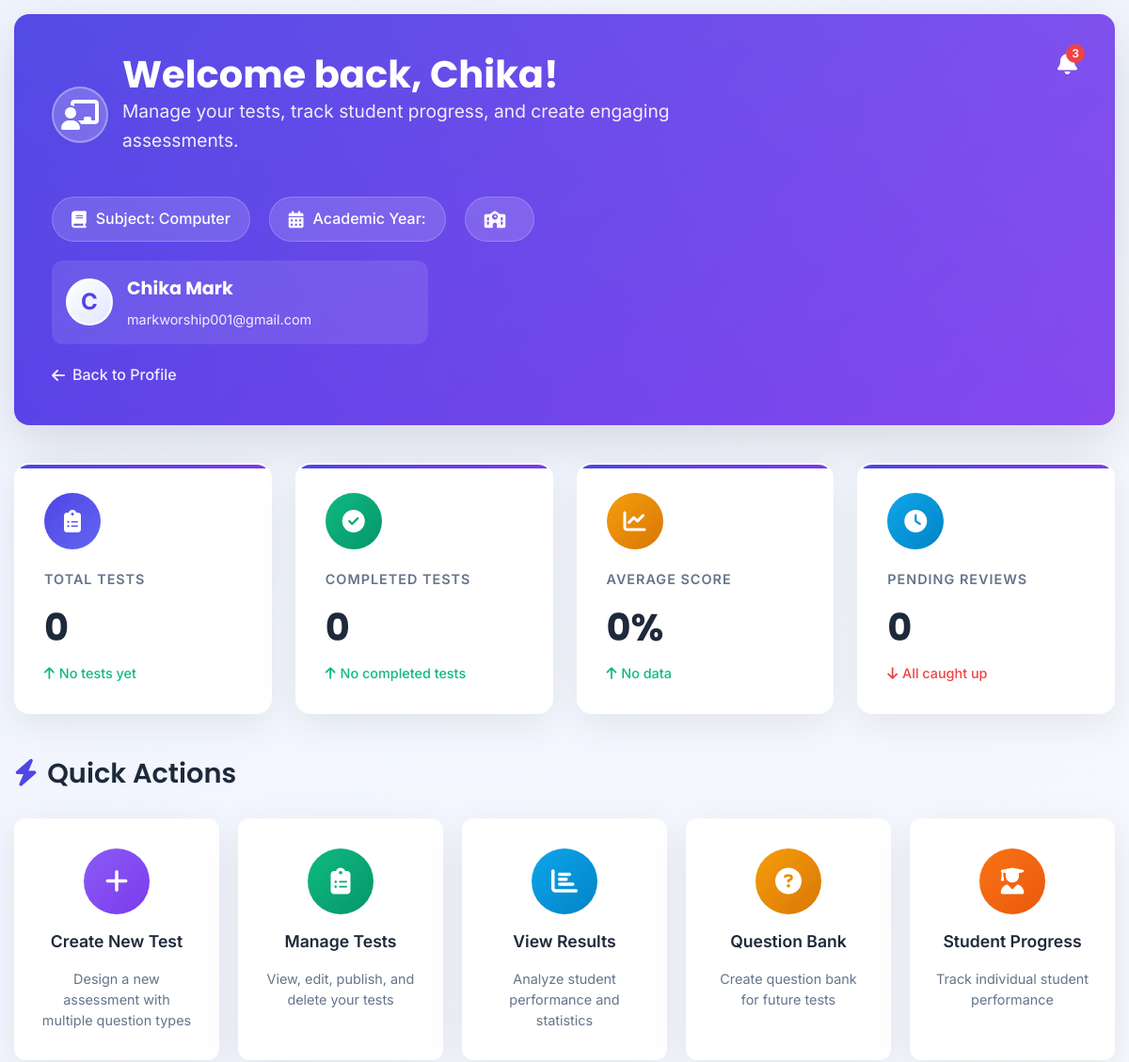
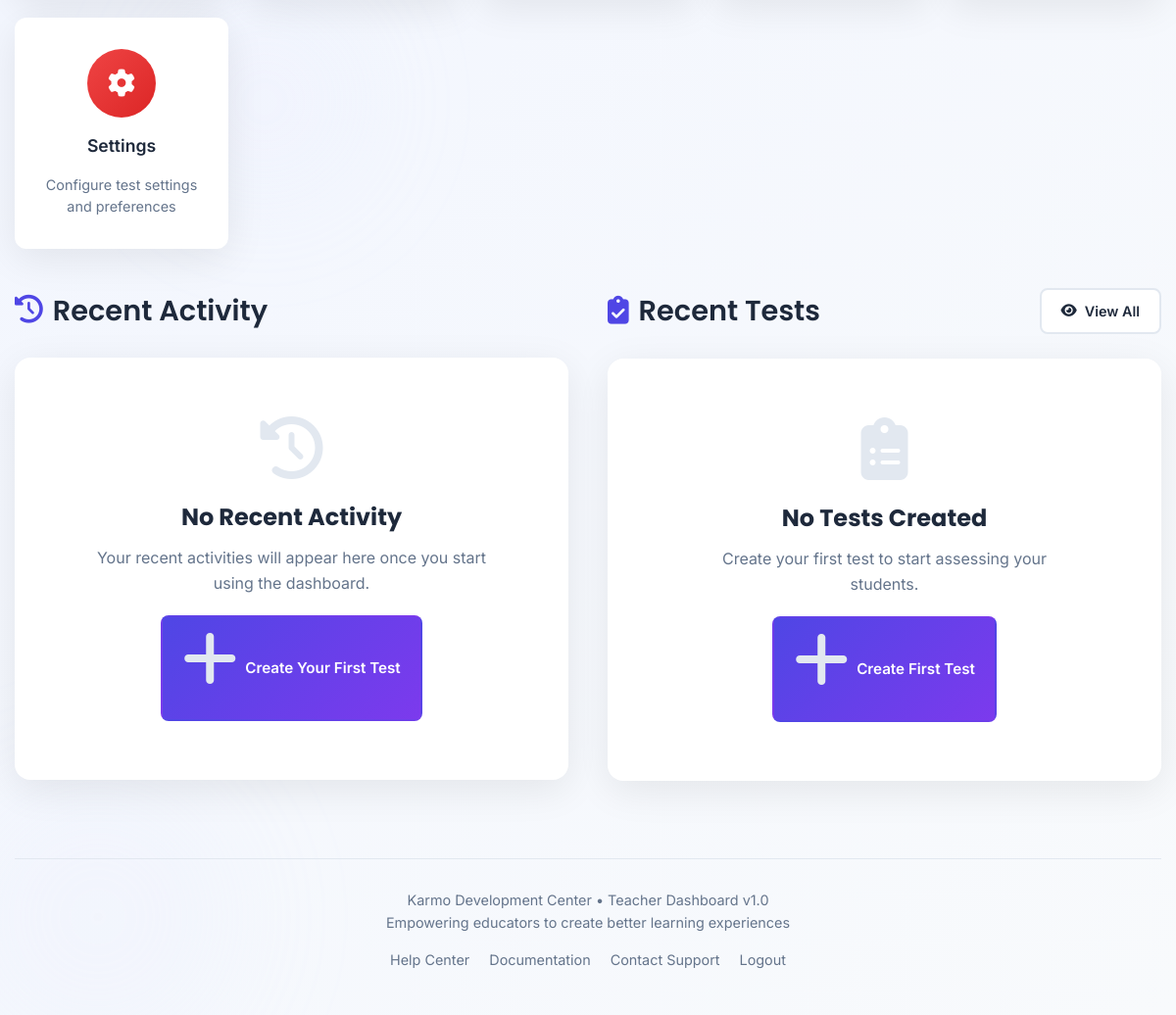
The page /api/exams/teacher_dashboard/ (signed in) on the database its author committed (2 pictures, top to bottom).
### teachers_users2_management/models.py (models this page shows)
class Teacher(models.Model):
  id = models.UUIDField(primary_key=True, default=uuid.uuid4, editable=False)
  user = models.ForeignKey(settings.AUTH_USER_MODEL, on_delete=models.CASCADE)
  subject = models.CharField(max_length=230)
  is_active = models.BooleanField(default=True)
  date_added = models.DateField(auto_now=True)

### users/models.py (models this page shows)
class User(AbstractBaseUser, PermissionsMixin):
  STATUS_ROLE = [
    ("student", "Student"),
    ("teacher", "Teacher"),
    ("admin", "Admin"),
    ("user", "User"),
  ]
  id = models.UUIDField(primary_key=True, default=uuid.uuid4, editable=False)
  first_name = models.CharField(max_length=230)
  last_name = models.CharField(max_length=230)
  email = models.EmailField(unique=True)
  role = models.CharField(max_length=230, choices=STATUS_ROLE, default="user")
  is_active = models.BooleanField(default=True)
  date_added = models.DateField(auto_now=True)
  objects = UserManager()
  active = ActiveManager()
  USERNAME_FIELD = "email"
  REQUIRED_FIELDS = ["first_name", "last_name"]

### teachers_users2_management/views.py (the view)
# urls.py: path("teacher_dashboard/", views.teachers_dashboard, name="teacher_dashboard"),
@login_required
def teachers_dashboard(request):
  if Profile.objects.get(user=request.user).role != "teacher":
    messages.error(request, "You can not access this dashboard")
    return redirect("profile")
  try:
    teacher = models.Teacher.objects.get(user=request.user)
  except models.Teacher.DoesNotExist:
    teacher = None
  return render(request, "teachers_dashboard.html", {"teacher": teacher})

### templates/teachers_dashboard.html (shortened to what this page needs)
{% load static %}
<!DOCTYPE html>
<html lang="en">
  <head>
    <link
      rel="stylesheet"
      href="https://cdnjs.cloudflare.com/ajax/libs/font-awesome/6.4.0/css/all.min.css"
    />
  </head>
  <body>
    <div class="bg-animation">
      <div class="bg-circle circle-1"></div>
      <div class="bg-circle circle-2"></div>
      <div class="bg-circle circle-3"></div>
    </div>
    <div class="teacher-container">
      <header class="dashboard-header">
        <div class="header-overlay"></div>
        <div class="header-content">
          <div class="teacher-info">
            <div class="teacher-welcome">
              <i class="fas fa-chalkboard-teacher"></i>
              <div>
                <h1>
                  {% if teacher %} Welcome back, {{ teacher.user.first_name }}!
                  {% else %} Welcome, Teacher! {% endif %}
                </h1>
                <p class="teacher-subtitle">
                  Manage your tests, track student progress, and create engaging
                  assessments.
                </p>
              </div>
            </div>
            <div class="teacher-meta">
              {% if teacher %}
              <div class="meta-badge">
                <i class="fas fa-book"></i>
                <span>
                  {% if teacher.subject %} Subject: {{ teacher.subject }}
                  {% else %} Subject: Not specified {% endif %}
                </span>
              </div>
              <div class="meta-badge">
                <i class="fas fa-calendar-alt"></i>
                <span>
                  {% if teacher.school_year %} Academic Year: {{ teacher.school_year }}
                  {% else %} Academic Year: {{ current_year }} {% endif %}
                </span>
              </div>
              <div class="meta-badge">
                <i class="fas fa-school"></i>
              </div>
              {% endif %}
            </div>
            {% if teacher %}
            <div class="profile-summary">
              <div class="profile-avatar">
                {{ teacher.user.first_name|first|upper }}
              </div>
              <div class="profile-details">
                <h4>
                  {{ teacher.user.first_name }} {{ teacher.user.last_name }}
                </h4>
                <p>{{ teacher.user.email }}</p>
              </div>
            </div>
            {% endif %}
            <a href="{% url 'profile' %}" class="back-link">
              <i class="fas fa-arrow-left"></i>
              Back to Profile
            </a>
          </div>
          <div class="notification-badge">
            <i
              class="fas fa-bell"
              style="font-size: 24px; color: white; cursor: pointer"
            ></i>
            <span class="badge">3</span>
          </div>
        </div>
      </header>
      <div class="stats-grid">
        <div class="stat-card">
          <div class="stat-icon">
            <i class="fas fa-clipboard-list"></i>
          </div>
          <div class="stat-content">
            <h3>Total Tests</h3>
            <div class="stat-value">
              {% if teacher.test_set.count %} {{ teacher.test_set.count }}
              {% else %} 0 {% endif %}
            </div>
            <div class="stat-trend trend-up">
              <i class="fas fa-arrow-up"></i>
              <span>
                {% if teacher.test_set.count > 0 %} {{ teacher.test_set.count }}
                active {% else %} No tests yet {% endif %}
              </span>
            </div>
          </div>
        </div>
        <div class="stat-card">
          <div class="stat-icon">
            <i class="fas fa-check-circle"></i>
          </div>
          <div class="stat-content">
            <h3>Completed Tests</h3>
            <div class="stat-value">
              {% if teacher.completed_tests_count %} {{
              teacher.completed_tests_count }} {% else %} 0 {% endif %}
            </div>
            <div class="stat-trend trend-up">
              <i class="fas fa-arrow-up"></i>
              <span>
                {% if teacher.completed_tests_count %} {{
                teacher.completed_tests_count }} graded {% else %} No completed
                tests {% endif %}
              </span>
            </div>
          </div>
        </div>
        <div class="stat-card">
          <div class="stat-icon">
            <i class="fas fa-chart-line"></i>
          </div>
          <div class="stat-content">
            <h3>Average Score</h3>
            <div class="stat-value">
              {% if teacher.average_score %} {{ teacher.average_score }}%
              {% else %} 0% {% endif %}
            </div>
            <div class="stat-trend trend-up">
              <i class="fas fa-arrow-up"></i>
              <span>
                {% if teacher.average_score %} {{ teacher.score_trend }}% trend
                {% else %} No data {% endif %}
              </span>
            </div>
          </div>
        </div>
        <div class="stat-card">
          <div class="stat-icon">
            <i class="fas fa-clock"></i>
          </div>
          <div class="stat-content">
            <h3>Pending Reviews</h3>
            <div class="stat-value">
              {% if teacher.pending_reviews %} {{ teacher.pending_reviews }}
              {% else %} 0 {% endif %}
            </div>
            <div class="stat-trend trend-down">
              <i class="fas fa-arrow-down"></i>
              <span>
                {% if teacher.pending_reviews %} {{ teacher.recently_reviewed }}
                resolved {% else %} All caught up {% endif %}
              </span>
            </div>
          </div>
        </div>
      </div>
      <section class="quick-actions">
        <div class="section-header">
          <h2><i class="fas fa-bolt"></i> Quick Actions</h2>
        </div>
        <div class="actions-grid">
          <a href="{% url 'test_create' %}" class="action-card">
            <div class="action-icon">
              <i class="fas fa-plus"></i>
            </div>
            <h3>Create New Test</h3>
            <p>Design a new assessment with multiple question types</p>
          </a>
          <a href="{% url 'test_list' %}" class="action-card">
            <div class="action-icon">
              <i class="fas fa-clipboard-list"></i>
            </div>
            <h3>Manage Tests</h3>
            <p>View, edit, publish, and delete your tests</p>
          </a>
          <a href="#" class="action-card" onclick="showComingSoon('View Results')">
            <div class="action-icon">
              <i class="fas fa-chart-bar"></i>
            </div>
            <h3>View Results</h3>
            <p>Analyze student performance and statistics</p>
          </a>
          <a href="#" class="action-card" onclick="showComingSoon('Question Bank')">
            <div class="action-icon">
              <i class="fas fa-question-circle"></i>
            </div>
            <h3>Question Bank</h3>
            <p>Create question bank for future tests</p>
          </a>
          <a href="#" class="action-card" onclick="showComingSoon('Student Progress')">
            <div class="action-icon">
              <i class="fas fa-user-graduate"></i>
            </div>
            <h3>Student Progress</h3>
            <p>Track individual student performance</p>
          </a>
          <a href="#" class="action-card" onclick="showComingSoon('Settings')">
            <div class="action-icon">
              <i class="fas fa-cog"></i>
            </div>
            <h3>Settings</h3>
            <p>Configure test settings and preferences</p>
          </a>
        </div>
      </section>
      <div style="display: grid; grid-template-columns: 1fr 1fr; gap: 40px; margin-bottom: 40px;">
        <section class="activity-section">
          <div class="section-header">
            <h2><i class="fas fa-history"></i> Recent Activity</h2>
          </div>
          {% if teacher and teacher.recent_activities %}
          <div class="activity-list">
            {% for activity in teacher.recent_activities %}
            <div class="activity-item activity-{{ activity.type }}">
              <div class="activity-icon">
                <i class="{{ activity.icon }}"></i>
              </div>
              <div class="activity-content">
                <h4>{{ activity.title }}</h4>
                <p>{{ activity.description }}</p>
                <div class="activity-time">
                  <i class="far fa-clock"></i>
                  <span>{{ activity.time }}</span>
                </div>
              </div>
            </div>
            {% endfor %}
          </div>
          {% else %}
          <div class="empty-state">
            <i class="fas fa-history"></i>
            <h3>No Recent Activity</h3>
            <p>
              Your recent activities will appear here once you start using the
              dashboard.
            </p>
            <a href="{% url 'test_create' %}" class="btn btn-primary">
              <i class="fas fa-plus"></i>
              Create Your First Test
            </a>
          </div>
          {% endif %}
        </section>
        <section>
          <div class="section-header">
            <h2><i class="fas fa-clipboard-check"></i> Recent Tests</h2>
            <a href="{% url 'test_list' %}" class="btn btn-outline" style="font-size: 0.9rem;">
              <i class="fas fa-eye"></i> View All
            </a>
          </div>
          {% if tests and tests.count > 0 %}
          <div class="tests-grid" style="grid-template-columns: 1fr">
            {% for test in tests|slice:":3" %}
            <div class="test-card">
              <div class="test-header">
                <div class="test-subject">{{ test.subject }}</div>
                <div class="test-status status-{% if test.is_published %}published{% else %}draft{% endif %}">
                  {% if test.is_published %}Published{% else %}Draft{% endif %}
                </div>
              </div>
              <div class="test-meta">
                <div class="test-meta-item">
                  <i class="far fa-calendar"></i>
                  <span>Created: {{ test.date_added|date:"M d, Y" }}</span>
                </div>
                <div class="test-meta-item">
                  <i class="far fa-clock"></i>
                  <span>{{ test.time_limit }} minutes</span>
                </div>
                <div class="test-meta-item">
                  <i class="fas fa-question-circle"></i>
                  <span>{{ test.questions.count }} questions</span>
                </div>
              </div>
              <div class="test-progress">
                <div class="progress-label">
                  <span>Status</span>
                  <span>
                    {% if test.is_published %}Ready for students{% else %}In draft{% endif %}
                  </span>
                </div>
                <div class="progress-bar">
                  <div class="progress-fill" style="width: {% if test.is_published %}100{% else %}50{% endif %}%"></div>
                </div>
              </div>
              <div class="test-actions">
                <a href="{% url 'question_list' test.id %}" class="btn btn-primary">
                  <i class="fas fa-list-check"></i>
                  Questions
                </a>
                <a href="{% url 'test_update' test.id %}" class="btn btn-outline">
                  <i class="fas fa-edit"></i>
                  Edit
                </a>
                <form method="post" action="{% url 'test_publish' test.id %}" style="display: inline;">
                  {% csrf_token %}
                  <button type="submit" class="btn {% if test.is_published %}btn-outline{% else %}btn-primary{% endif %}"
                          style="border: none; font-family: inherit; font-size: inherit;">
                    <i class="fas fa-{% if test.is_published %}times{% else %}check{% endif %}-circle"></i>
                    {% if test.is_published %}Unpublish{% else %}Publish{% endif %}
                  </button>
                </form>
              </div>
            </div>
            {% endfor %}
          </div>
          {% if tests.count > 3 %}
          <div style="text-align: center; margin-top: 20px;">
            <a href="{% url 'test_list' %}" class="btn btn-outline">
              <i class="fas fa-arrow-right"></i>
              View All {{ tests.count }} Tests
            </a>
          </div>
          {% endif %}
          {% else %}
          <div class="empty-state">
            <i class="fas fa-clipboard-list"></i>
            <h3>No Tests Created</h3>
            <p>Create your first test to start assessing your students.</p>
            <a href="{% url 'test_create' %}" class="btn btn-primary">
              <i class="fas fa-plus"></i>
              Create First Test
            </a>
          </div>
          {% endif %}
        </section>
      </div>
      <footer class="dashboard-footer">
        <p>Karmo Development Center • Teacher Dashboard v1.0</p>
        <p>Empowering educators to create better learning experiences</p>
        <div class="footer-links">
          <a href="#" onclick="showComingSoon('Help Center')">Help Center</a>
          <a href="#" onclick="showComingSoon('Documentation')">Documentation</a>
          <a href="#" onclick="showComingSoon('Contact Support')">Contact Support</a>
          <a href="{% url 'logout' %}">Logout</a>
        </div>
      </footer>
    </div>
  </body>
</html>

### rows shown on the page
Teacher: user.first_name "Chika", subject "Computer", user.first_name|first "C", user.last_name "Mark", user.email "markworship001@gmail.com"
